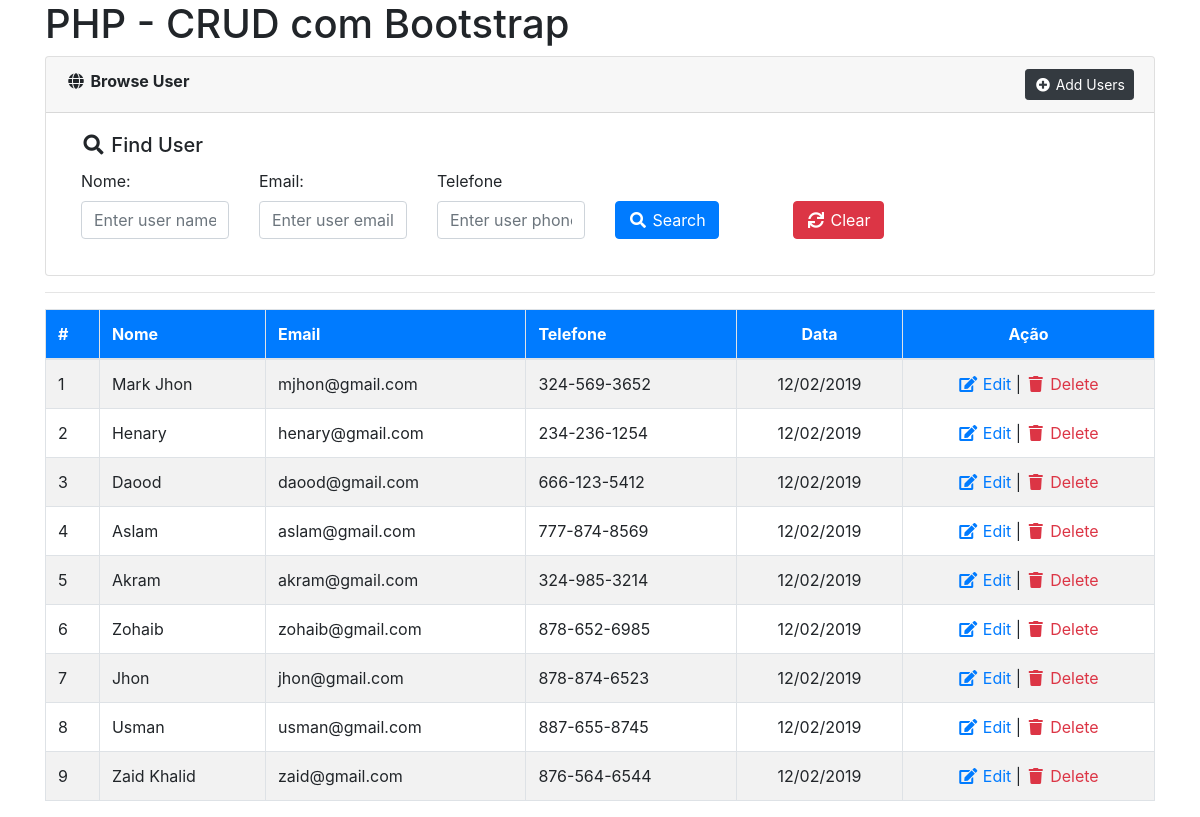
Before: / with the older database file.
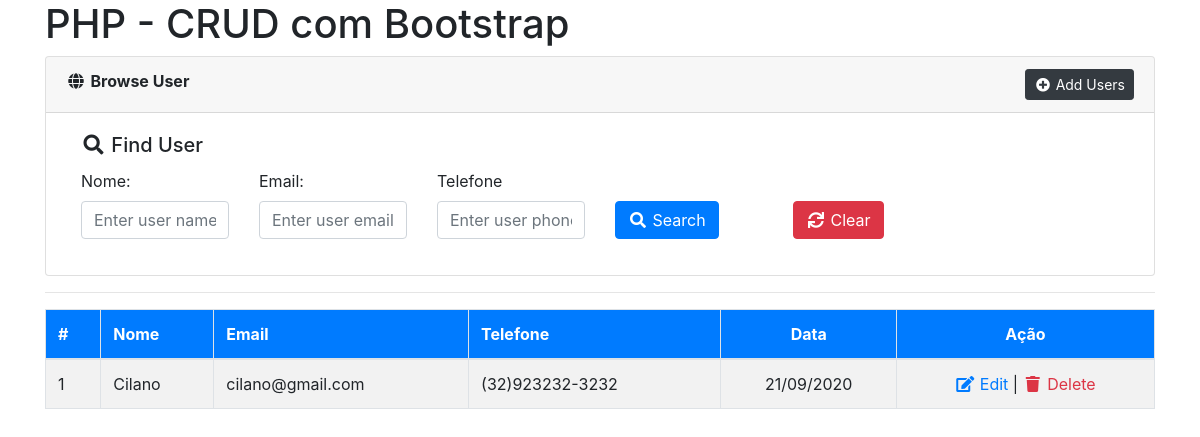
After: the same page with the newer database file.
### tables this page shows
CREATE TABLE `users` (
  `id` int(11) NOT NULL,
  `username` varchar(64) NOT NULL,
  `useremail` varchar(128) NOT NULL,
  `userphone` varchar(24) NOT NULL,
  `dt` timestamp NOT NULL DEFAULT CURRENT_TIMESTAMP
);

### include/Database.php (called while the page is built, shortened)
<?php
class Database{
    protected $pdo;
    public function __construct(\PDO $pdo)
    {
        $this->pdo = $pdo;
        $this->pdo->setAttribute(\PDO::ATTR_ERRMODE, \PDO::ERRMODE_EXCEPTION);
    }
    public function getAllRecords($tableName, $fields='*', $cond='', $orderBy='', $limit='')
    {
        $stmt = $this->pdo->prepare("SELECT $fields FROM $tableName WHERE 1 ".$cond." ".$orderBy." ".$limit);
        $stmt->execute();
        $rows = $stmt->fetchAll(PDO::FETCH_ASSOC);
        return $rows;
    }
}
?>

### config.php (called while the page is built, shortened)
<?php
include_once('include/Database.php');
$dsn	= 	"mysql:dbname=".SS_DB_NAME.";host=".SS_DB_HOST."";
$pdo	=	"";
try {
	$pdo = new PDO($dsn, SS_DB_USER, SS_DB_PASSWORD);
}catch (PDOException $e) {
	echo "Connection failed: " . $e->getMessage();
}
$db 	=	new Database($pdo);
?>

### index.php (the view, shortened to what this page needs)
<?php include_once('config.php');?>
<!doctype html>
<html>
<head>
	<link rel="stylesheet" href="https://code.jquery.com/ui/1.12.0/themes/smoothness/jquery-ui.css" type="text/css">
    <link rel="stylesheet" href="https://stackpath.bootstrapcdn.com/bootstrap/4.2.1/css/bootstrap.min.css">
    <link rel="stylesheet" href="https://use.fontawesome.com/releases/v5.6.3/css/all.css">
</head>
<body>
	<?php
		$condition	=	'';
		$userData	=	$db->getAllRecords('users','*',$condition,'ORDER BY id DESC');
	?>
   	<div class="container">
		<h1>PHP - CRUD com Bootstrap</h1>
		<div class="card">
			<div class="card-header"><i class="fa fa-fw fa-globe"></i> <strong>Browse User</strong> <a href="add-users.php" class="float-right btn btn-dark btn-sm"><i class="fa fa-fw fa-plus-circle"></i> Add Users</a></div>
			<div class="card-body">
				<div class="col-sm-12">
					<h5 class="card-title"><i class="fa fa-fw fa-search"></i> Find User</h5>
					<form method="get">
						<div class="row">
							<div class="col-sm-2">
								<div class="form-group">
									<label>Nome:</label>
									<input type="text" name="username" id="username" class="form-control" value="<?php echo isset($_REQUEST['username'])?$_REQUEST['username']:''?>" placeholder="Enter user name">
								</div>
							</div>
							<div class="col-sm-2">
								<div class="form-group">
									<label>Email:</label>
									<input type="email" name="useremail" id="useremail" class="form-control" value="<?php echo isset($_REQUEST['useremail'])?$_REQUEST['useremail']:''?>" placeholder="Enter user email">
								</div>
							</div>
							<div class="col-sm-2">
								<div class="form-group">
									<label>Telefone</label>
									<input type="tel" name="userphone" id="userphone" class="form-control" value="<?php echo isset($_REQUEST['userphone'])?$_REQUEST['userphone']:''?>" placeholder="Enter user phone">
								</div>
							</div>
							<div class="col-sm-2">
								<div class="form-group">
									<label>&nbsp;</label>
									<div>
										<button type="submit" name="submit" value="search" id="submit" class="btn btn-primary"><i class="fa fa-fw fa-search"></i> Search</button>
									</div>
								</div>
							</div>
							<div class="col-sm-2">
								<div class="form-group">
									<label>&nbsp;</label>
									<div>
										<a href="<?php echo $_SERVER['PHP_SELF'];?>" class="btn btn-danger"><i class="fa fa-fw fa-sync"></i> Clear</a>
									</div>
								</div>
							</div>
						</div>
					</form>
				</div>
			</div>
		</div>
		<hr>
		<div>
			<table class="table table-striped table-bordered">
				<thead>
					<tr class="bg-primary text-white">
						<th>#</th>
						<th>Nome</th>
						<th>Email</th>
						<th>Telefone</th>
						<th class="text-center">Data</th>
						<th class="text-center">Ação</th>
					</tr>
				</thead>
				<tbody>
					<?php
					if(count($userData)>0){
						$s	=	'';
						foreach($userData as $val){
							$s++;
					?>
					<tr>
						<td><?php echo $s;?></td>
						<td><?php echo $val['username'];?></td>
						<td><?php echo $val['useremail'];?></td>
						<td><?php echo $val['userphone'];?></td>
						<td align="center"><?php echo date('d/m/Y',strtotime($val['dt']));?></td>
						<td align="center">
							<a href="edit-users.php?editId=<?php echo $val['id'];?>" class="text-primary"><i class="fa fa-fw fa-edit"></i> Edit</a> |
							<a href="delete.php?delId=<?php echo $val['id'];?>" class="text-danger" onClick="return confirm('Are you sure to delete this user?');"><i class="fa fa-fw fa-trash"></i> Delete</a>
						</td>
					</tr>
					<?php
						}
					}else{
					?>
					<tr><td colspan="6" align="center">No Record(s) Found!</td></tr>
					<?php } ?>
				</tbody>
			</table>
		</div>
	</div>
</body>
</html>

Changed rows visible on the page:
removed users: username "Mark Jhon", useremail "mjhon@gmail.com", userphone "324-569-3652", dt "12/02/2019"
removed users: username "Henary", useremail "henary@gmail.com", userphone "234-236-1254", dt "12/02/2019"
removed users: username "Daood", useremail "daood@gmail.com", userphone "666-123-5412", dt "12/02/2019"
removed users: username "Aslam", useremail "aslam@gmail.com", userphone "777-874-8569", dt "12/02/2019"
removed users: username "Akram", useremail "akram@gmail.com", userphone "324-985-3214", dt "12/02/2019"
removed users: username "Zohaib", useremail "zohaib@gmail.com", userphone "878-652-6985", dt "12/02/2019"
removed users: username "Jhon", useremail "jhon@gmail.com", userphone "878-874-6523", dt "12/02/2019"
removed users: username "Usman", useremail "usman@gmail.com", userphone "887-655-8745", dt "12/02/2019"
changed users: username "Zaid Khalid" → "Cilano"; useremail "zaid@gmail.com" → "cilano@gmail.com"; userphone "876-564-6544" → "(32)923232-3232"; dt "12/02/2019" → "21/09/2020"
